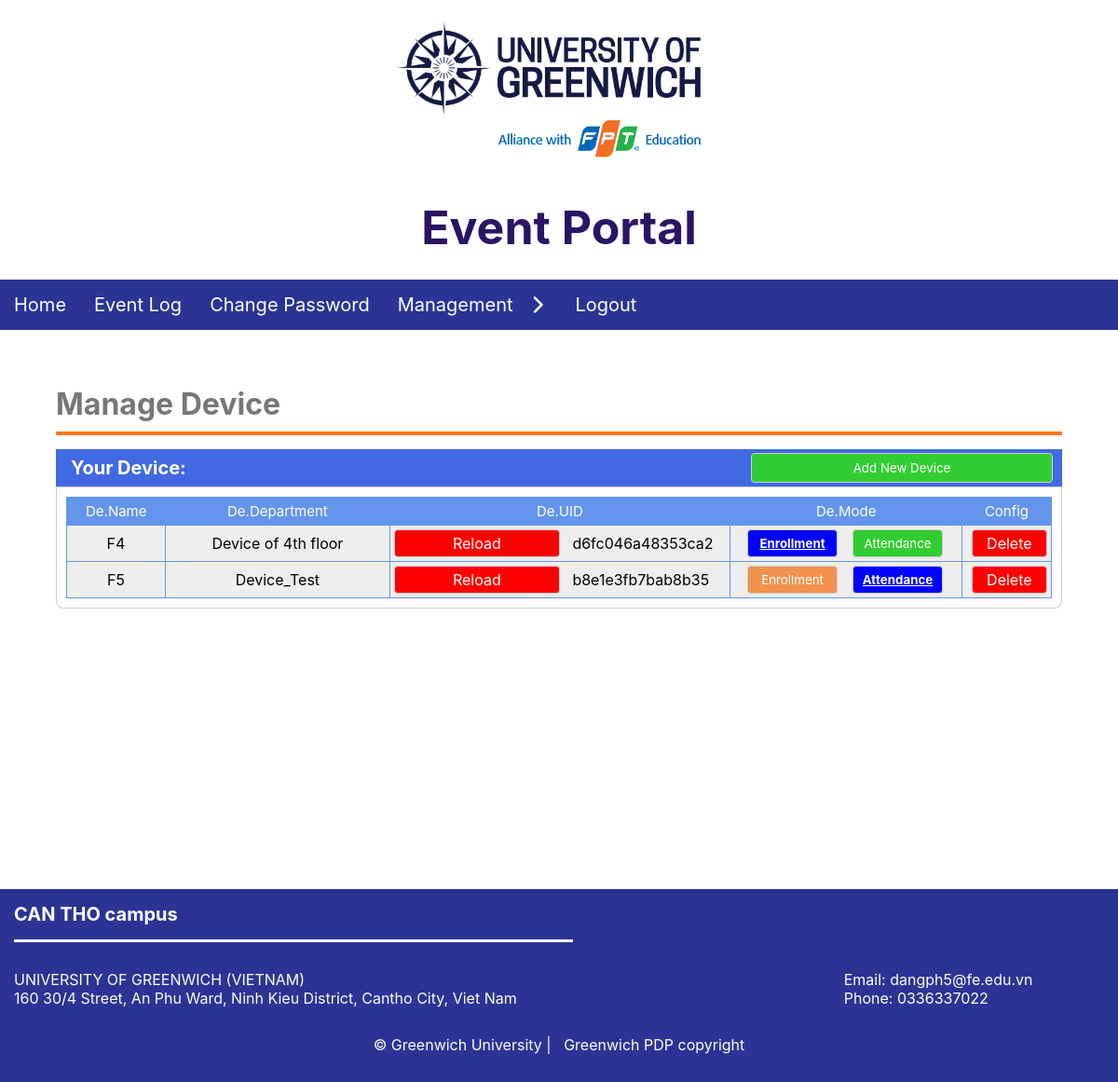
The app's page /admin.php?page=device (signed in) with its own data.
### tables this page shows
CREATE TABLE `device` (
  `id` int(11) NOT NULL,
  `device_name` varchar(200) NOT NULL,
  `device_uid` varchar(200) NOT NULL,
  `device_date` date NOT NULL,
  `device_dep` varchar(20) DEFAULT NULL,
  `device_mode` int(11) NOT NULL DEFAULT 0
);

### Views/ManageDevice.php (the view, shortened to what this page needs)
<body>
  <div class="Device-Container">
    <h1 class="mn-title">Manage Device</h1>
    <hr class="orange-line" />
    <div class="device-container">
      <div class="device-head">
        <span class="dv-title">Your Device: </span>
        <input type="submit" value="Add New Device" class="btn-add-device js-add-event">
      </div>
      <div class="device-body">
        <div class="main-table">
          <table class="table-admin">
            <tr class="table-head">
              <th class="head-row">De.Name</th>
              <th class="head-row">De.Department</th>
              <th class="head-row">De.UID</th>
              <th class="head-row">De.Mode</th>
              <th class="head-row">Config</th>
            </tr>
            <?php
            include("./connectDB.php");
            $sql = "SELECT * FROM device ORDER BY id DESC";
            $result = mysqli_stmt_init($conn);
            if (!mysqli_stmt_prepare($result, $sql)) {
              echo '<p class="error">SQL Error</p>';
            } else {
              mysqli_stmt_execute($result);
              $resultl = mysqli_stmt_get_result($result);
              while ($row = mysqli_fetch_assoc($resultl)) {
            ?>
                <tr class="table-body">
                  <td class="body-row"><?php echo $row["device_name"] ?></td>
                  <td class="body-row"><?php echo $row["device_dep"] ?></td>
                  <td class="body-row">
                    <div class="btn-table">
                      <a class="btn-reload" style="text-decoration: none" onclick="return confirm('Are you sure to reload?');" href="./Process/manageDeviceController.php?function=reload&&deviceid=<?php echo $row["id"] ?>">Reload</a>
                      <p style="color: black; display:flex; align-items:center;">&nbsp;&nbsp;&nbsp;<?php echo $row["device_uid"] ?></p>
                    </div>
                  </td>
                  <td class="body-row">
                    <form action="./Process/manageDeviceController.php?function=updatemode&&deviceid=<?php echo $row['id'] ?>" class="de-mode text-input" method="POST">
                      <div class="btn-table">
                        <?php if ($row["device_mode"] == 0) { ?>
                          <input type="submit" name="btn_enroll" id="btn_enroll" value="Enrollment" class="btn-enroll" style="background-color: blue; font-weight:bold; text-decoration:underline">
                          <input type="submit" name="btn_attendance" id="btn_attendance" value="Attendance" class="btn-attendence" >
                        <?php } else { ?>
                          <input type="submit" name="btn_enroll" id="btn_enroll" value="Enrollment" class="btn-enroll" >
                          <input type="submit" name="btn_attendance" id="btn_attendance" value="Attendance" class="btn-attendence" style="background-color: blue; font-weight:bold;text-decoration:underline">
                        <?php } ?>
                      </div>
                    </form>
                  </td>
                  <td class="body-row">
                    <div class="btn-table">
                      <a class="btn-delete-device" style="text-decoration: none;" onclick="return confirm('Are you sure to delete?');" href="./Process/manageDeviceController.php?function=delete&&deviceid=<?php echo $row["id"] ?>">Delete</a>
                    </div>
                  </td>
                </tr>
            <?php }
            } ?>
          </table>
        </div>
      </div>
    </div>
  </div>
</body>

### Assets/css/pagination.css (style rules this page uses)
* { padding: 0px; margin: 0px; font-family: -apple-system, BlinkMacSystemFont, 'Segoe UI', Roboto, Oxygen, Ubuntu, Cantarell, 'Open Sans', 'Helvetica Neue', sans-serif; }
:root { --orangeBor: #ff9c59; --white: #fff; --black: #343535; }

### Assets/css/Admin.css (style rules this page uses)
* { padding: 0; margin: 0; box-sizing: border-box; }
:root { --blue: #2B3494; --orange: #FF7518; --white: #fff; --blueTrans: rgba(43,52,148,0.9); --orangeTrans: rgba(255,117,24,0.9); --whiteTrans: rgba(255,255,255,0.9); --blueViolet: #2A1464; --btnAdd: #5CB85C; --btnAddRight: #1177D1;; --border:#ccc; --shadow: rgba(220,220,220,.5); }
html { font-family:-apple-system, BlinkMacSystemFont, 'Segoe UI', Roboto, Oxygen, Ubuntu, Cantarell, 'Open Sans', 'Helvetica Neue', sans-serif; }
.mn-title { color:#777777; }
.orange-line { margin-top:10px; border: 2px solid #FF7518; }
.main-table { width:100%; }
.table-admin { border: 0.5px solid #6495ED; width: 100%; border-collapse: collapse; }
.table-head { background-color:#6495ED; border: 0.5px solid #6495ED; color: #fff; height: 30px; font-size: 15px; justify-content: center; }
.head-row { font-weight: 400; }
.table-body { background-color: #EEEEEE; height: 25px; text-align: center; border: 1px solid #6495ED; }
.body-row { border: 1px solid #6495ED; padding: 4px; }

### Assets/css/Index.css (style rules this page uses)
:root { --blue: #2B3494; --orange: #FF7518; --white: #fff; --blueTrans: rgba(43,52,148,0.9); --orangeTrans: rgba(255,117,24,0.9); --whiteTrans: rgba(255,255,255,0.9); --blueViolet: #2A1464; }
* { margin: 0px; padding: 0px; font-family: -apple-system, BlinkMacSystemFont, 'Segoe UI', Roboto, Oxygen, Ubuntu, Cantarell, 'Open Sans', 'Helvetica Neue', sans-serif; }
.header { display: block; height: 300px; background-color: var(--white); }
.header-logo { width: auto; height: 200px; margin-left: 50%; transform: translateX(-50%); }
.header-title { font-size: 50px; text-align: center; margin-top: calc(50px - 40px); color: var(--blueViolet); }
.menu { width: 100%; height: fit-content; background-color: var(--blue); }
.menu-bar { display: flex; list-style: none; }
.menu-item { height: fit-content; padding: 15px 15px 15px 15px; cursor: pointer; }
.menu-link { color: var(--white); text-decoration: none; font-size: 20px; text-align: center; }
.menu-control { position: relative; }
.menu-drop-icon { transform: rotate(-90deg); }
.footer { display: block; background-color: var(--blue); color: var(--white); font-size: 20px; padding-bottom: 30px; }
.footer-title { padding: 15px 0px; border-bottom: 3px solid white; width: 50%; margin: 0px 15px 30px 15px; font-size: 20px; }
.block-info { display: flex; flex-flow: row wrap; margin: 30px 15px 30px 15px; }
.left-info { margin-right: 15%; font-size: 16px; }
.right-info { margin-left: 15%; font-size: 16px; }
.info-char { width: max-content; font-size: 16px; }
.link-info { color: var(--white); text-decoration: none; font-size: 16px; }
.ft-coppyright { text-align: center; font-size: 16px; }

### Assets/css/ChangePass.css (style rules this page uses)
* { margin: 0; padding: 0; font-family: -apple-system, BlinkMacSystemFont, 'Segoe UI', Roboto, Oxygen, Ubuntu, Cantarell, 'Open Sans', 'Helvetica Neue', sans-serif; }

### Assets/css/ManageDevice.css (style rules this page uses)
.Device-Container { padding: 5%; min-height:600px; }
.device-container { width: 100%; margin-top: 15px; }
.device-head { background-color: #4169E1; padding-left: 16px; height: 40px; display: flex; align-items: center; position: relative; }
.dv-title { font-size: 20px; font-weight: bold; color: #fff; }
.btn-add-device { height: 80%; width: 30% ; background-color: #32CD32; color: #fff; border: 1px solid #ccc; border-radius: 4px; position: absolute; right: 0; margin-right: 10px; }
.device-body { padding: 10px; border: 1px solid #ccc; border-radius: 0px 0px 8px 8px; }
.btn-table { height: 100%; display: flex; }
.btn-reload { height: 30px; background-color: red; border-radius: 4px; width: 50%; border: 1px solid #ccc; color: #fff; display: grid; align-items: center; }
.btn-attendence { background-color: #32CD32; border-radius: 4px; width: 40%; border: 1px solid #ccc; color: #fff; height: 30px; margin-left: 7%; }
.btn-enroll { background-color: #F0924E; border-radius: 4px; width: 40%; border: 1px solid #ccc; color: #fff; height: 30px; margin-left: 6%; }
.btn-delete-device { background-color: #FF0000; border-radius: 4px; width: 100%; border: 1px solid #ccc; color: #fff; height: 30px; margin-left: 6%; display: grid; align-items: center; }

### records on screen
device: device_name "F4", device_dep "Device of 4th floor", device_uid "d6fc046a48353ca2"
device: device_name "F5", device_dep "Device_Test", device_uid "b8e1e3fb7bab8b35"
